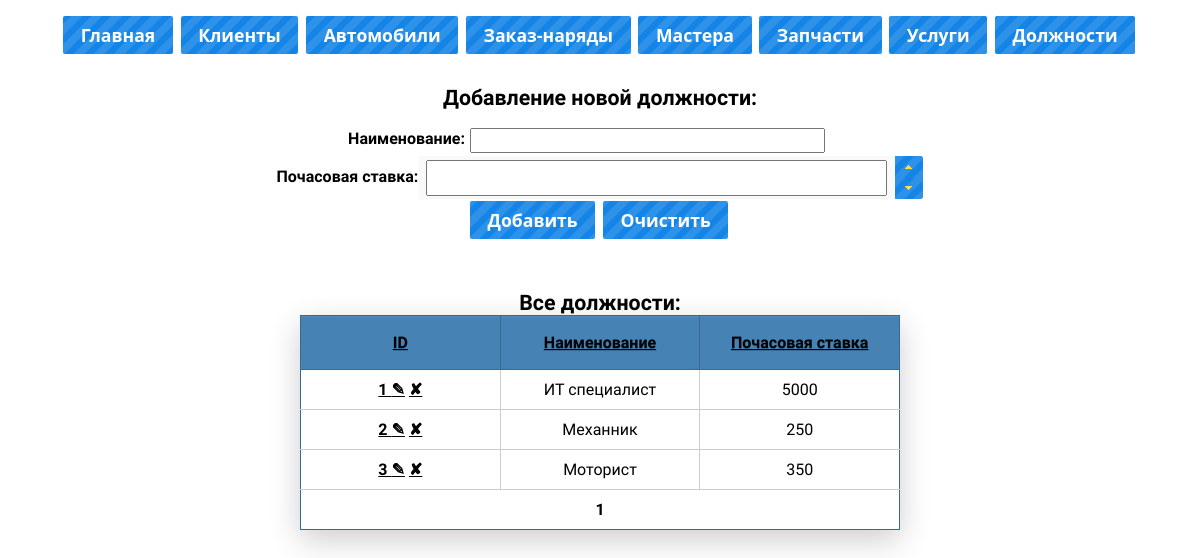
Page /specialization.php on the earlier database version.
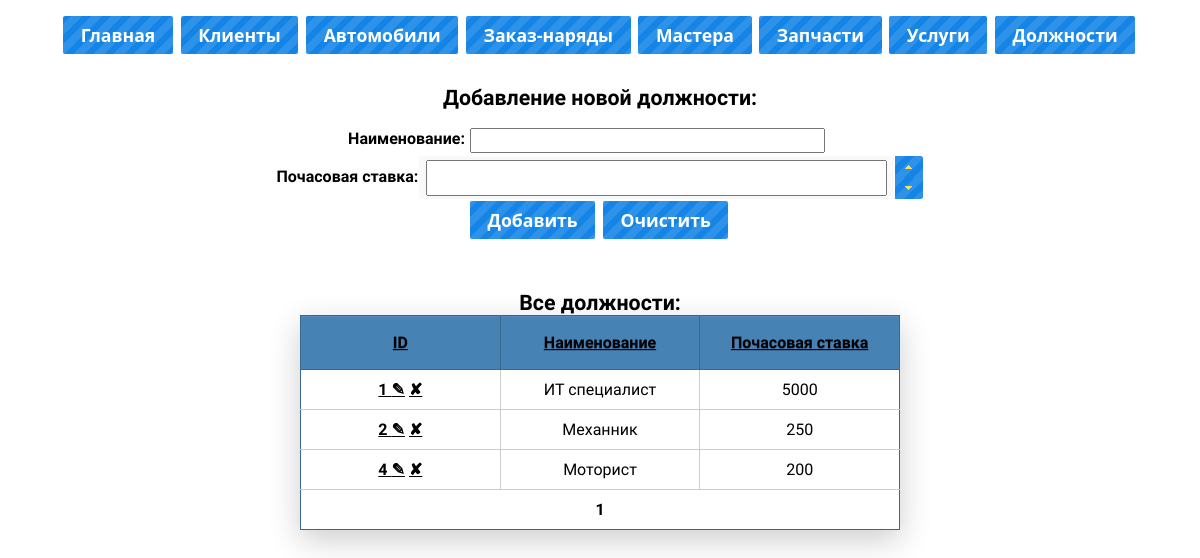
Same page on the later database version.
### tables this page shows
CREATE TABLE `specialization` (
  `id` int(11) NOT NULL,
  `Name` varchar(45) NOT NULL,
  `hour_salary` double NOT NULL
);

### specialization.php (the view, shortened to what this page needs)
<?php
include "include/mysql.php";
include "include/header.php";
?>
<body>
<header>
	<?php include "include/nav.php"; ?>
</header>
<section id="content">
<article>
<form name="new_client" method="post" action="specialization.php">
	<? if(!isset($_GET["edit"])) {?>
  <h2 class="pad">Добавление новой должности:</h2>
<? } else {?>
	<h2 class="pad">Редактирование должности:</h2>
	<? }?>
  <p><b>Наименование:</b><input class="ui-spinner-input" name="name" type="text" size="40" value="<?=$name?>"></p>
  <p><b>Почасовая ставка:</b><input id="spinner" class="ui-spinner-input" name="hour_salary" type="text" size="40" value="<?=$HS?>"></p>
	<p><input class="ui-button ui-widget ui-corner-all"   type="submit" value="<? if(isset($_GET["edit"])) echo "Обновить"; else echo "Добавить";?>">
  <? if(!isset($_GET["edit"])) {?><input class="ui-button ui-widget ui-corner-all"  type="reset" value="Очистить"><? } ?></p>
 </form>
 <table class="heavyTable" class="price-table" border="1">
   <caption>Все должности: <br></caption>
   <tr class="price-column">
    <th><a href="#">ID</a></th>
    <th><a href="#">Наименование</a></th>
	  <th><a href="#">Почасовая ставка</a></th>
   </tr>
   <?
	 $q="SELECT COUNT(*) as `c` FROM `specialization`";
	 $q=mysqli_query($link,$q);
	 $q=mysqli_fetch_array($q);
	 $c=$q["c"];
	 $page = $_GET["page"] ?? 1;
	 $start = ($page-1)*PAGE_MAX;
	 $pages= intval($c/PAGE_MAX);
	 if($pages*PAGE_MAX < $c) $pages++;
	 $q="SELECT * FROM `specialization`";
	 $q.=" LIMIT $start, ".PAGE_MAX;
		$q=mysqli_query($link,$q);
		$empty=true;
		while($a=mysqli_fetch_array($q))
		{
			$empty=false;
			echo "<tr><td><a href=\"/specialization.php?edit=".$a['id']."\" title=\"Изменить\">".$a['id']." &#9998;</a>  <a href=\"/specialization.php?delete=".$a['id']."\" title=\"Удалить\"> &#10008;</a></td>";
			echo "<td>".$a['Name']."</td>";
			echo "<td>".$a['hour_salary']."</td></td></tr>";
		}
		if($empty) echo '<tr><td colspan="3"><h2>Записей нет.</h2></td></tr>';
		else {
			echo '<tr><td class="paginator" colspan="3">';
				for($i=1;$i<=$pages;$i++) {
					if($i!=$page)
						echo '<a href="/specialization.php?page='.$i.'"> '.$i.' </a>';
					else
						echo '<b> '.$i.' </b>';
				}
			echo '</td></tr>';
		}
   ?>
   </table>
</section>
<?php include "include/footer.php"; ?>

Differences in the rows shown:
removed specialization: id "3", Name "Моторист", hour_salary "350"
added specialization: id "4", Name "Моторист", hour_salary "200"
